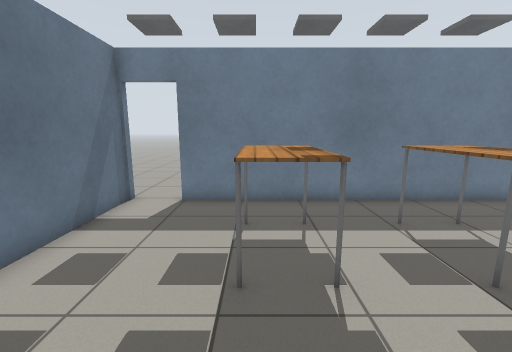
View 1 (above)

15 first-person views from a walk through a robot-simulator world made for Gazebo. The camera is 1.2 m above the floor, tilts 10° down and sees 90° across. The floor is counted in squares, 0.5 m on a side. Each view is taken from the middle of a square. On the plan, view 1 faces up. The plan holds only what a view shows up to about 17 squares ahead; the rest is blank. The robots in the file are not drawn. Simple patterns stand in for the simulator's built-in surfaces.

View 2
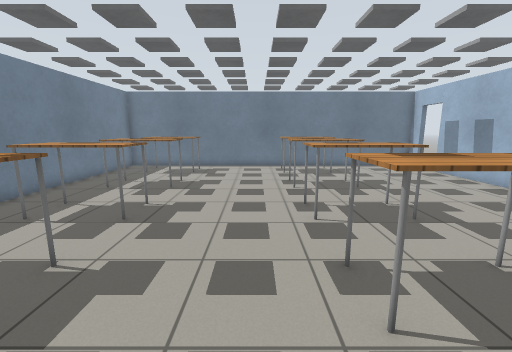

View 3
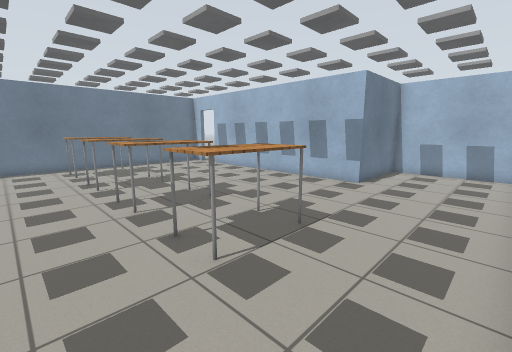

View 4
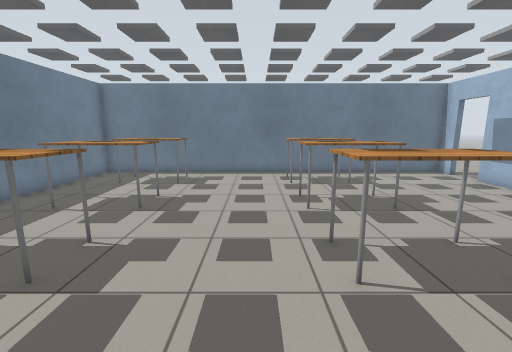

View 5
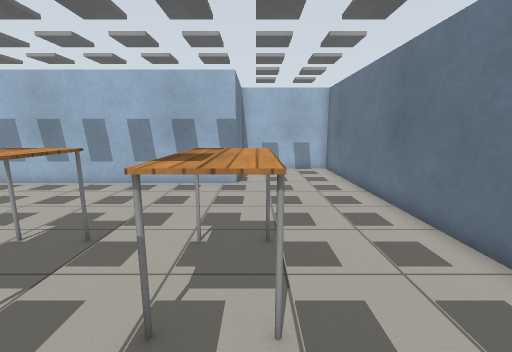

View 6
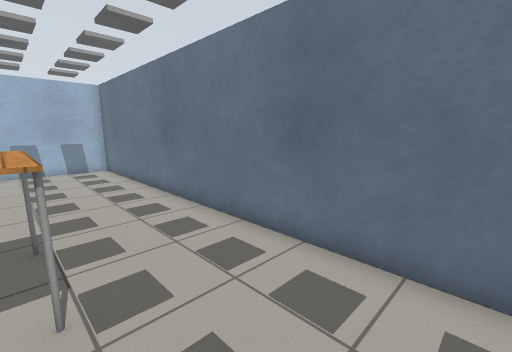

View 7
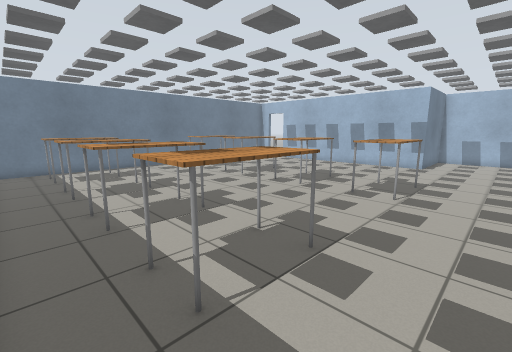

View 8
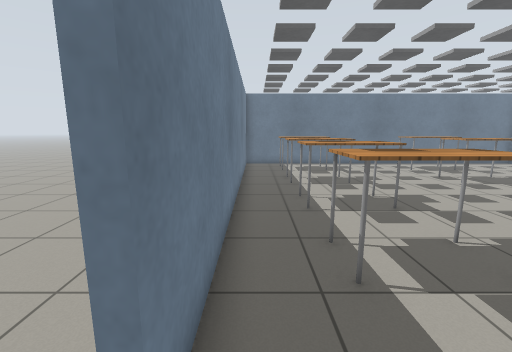

View 9
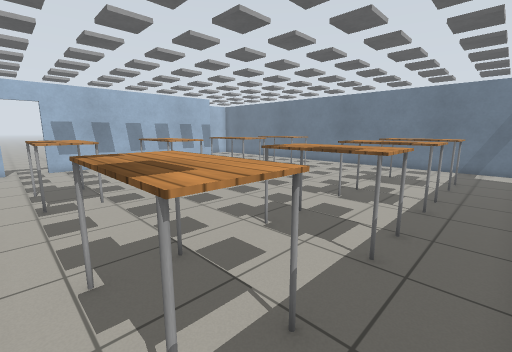

View 10
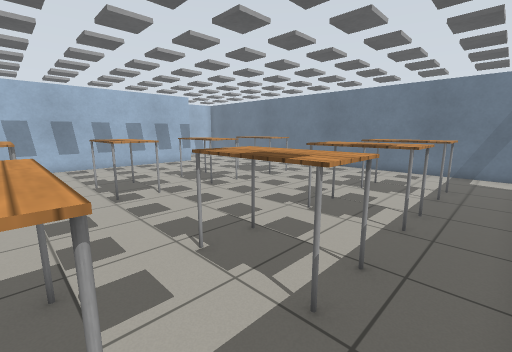

View 11
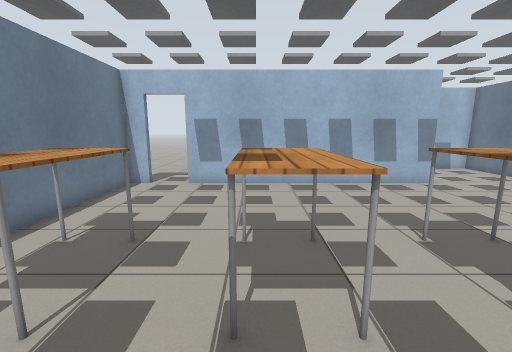

View 12
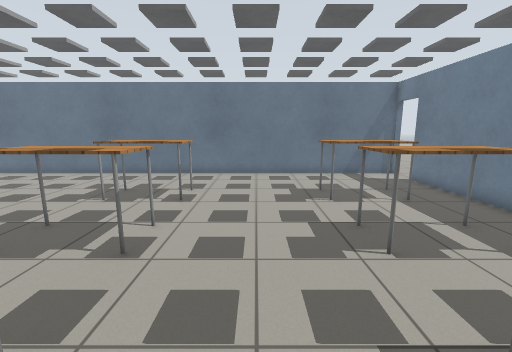

View 13
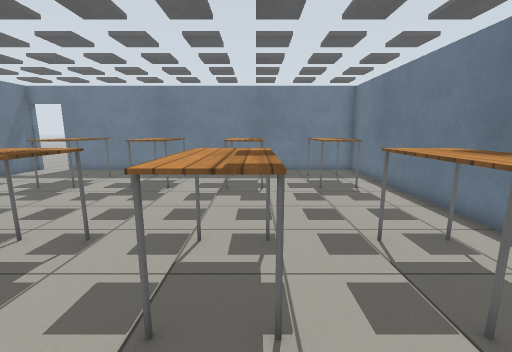

View 14
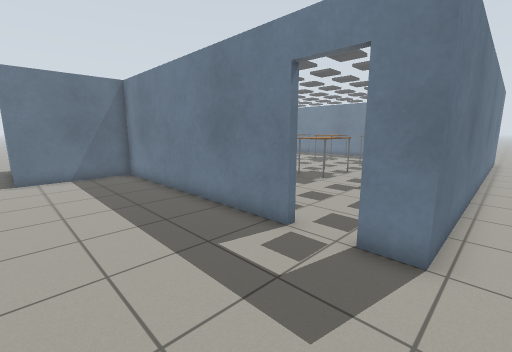

View 15
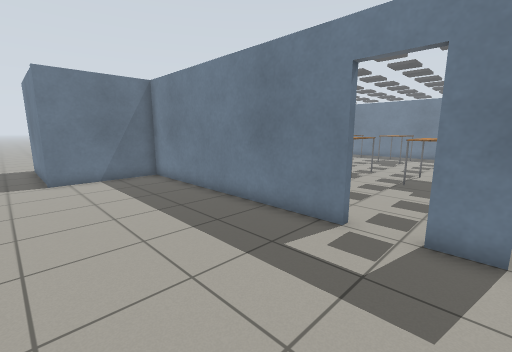

### Floor plan
Points are (right, up) in squares from view 1. A wall is a line through its corners. A room is listed if a view was taken in it or the views show most of it. See-through windows are left out.
Room 1 (views 1, 2, 3, 4, 5, 6, 7, 8, 9, 10, 11, 12, 13)
walls: (13.9, -10.7) (14.9, -10.7) (14.9, 8.7) (-2.6, 8.7); (-4.5, 9.1) (-4.5, -15.4) (0.9, -15.4) (0.9, -10.7) (12.3, -10.7)
ways out: open door at (13.5, -11) to room 2; open door at (-3.5, 9)
objects: table (0, -4) to (1, -2); table (0, 4) to (1, 6); table (4, -4) to (5, -2); table (4, 4) to (5, 6); table (8, -4) to (9, -2); table (8, 4) to (9, 6); table (12, -4) to (13, -2); table (12, 4) to (13, 6)
Room 2 (views 14, 15)
walls: (12.3, -11) (1.2, -11) (1.2, -15.7) (-4.9, -15.7); (15.2, 7.5) (15.2, -11) (13.9, -11)
ways out: open door at (13.5, -11) to room 1; opening at (-6, -17)

Positions as (right, up) in squares from view 1, and headings:
1: (0, 0), facing up
2: (-3, 0), facing right
3: (-4, 1), facing down-right
4: (0, 0), facing right
5: (0, 1), facing down
6: (0, 2), facing down-left
7: (-3, 8), facing down-right
8: (-4, 8), facing right
9: (14, 8), facing down-left
10: (12, 8), facing down-left
11: (9, 1), facing down
12: (10, 1), facing left
13: (9, -7), facing up
14: (16, -16), facing up-left
15: (15, -17), facing up-left
